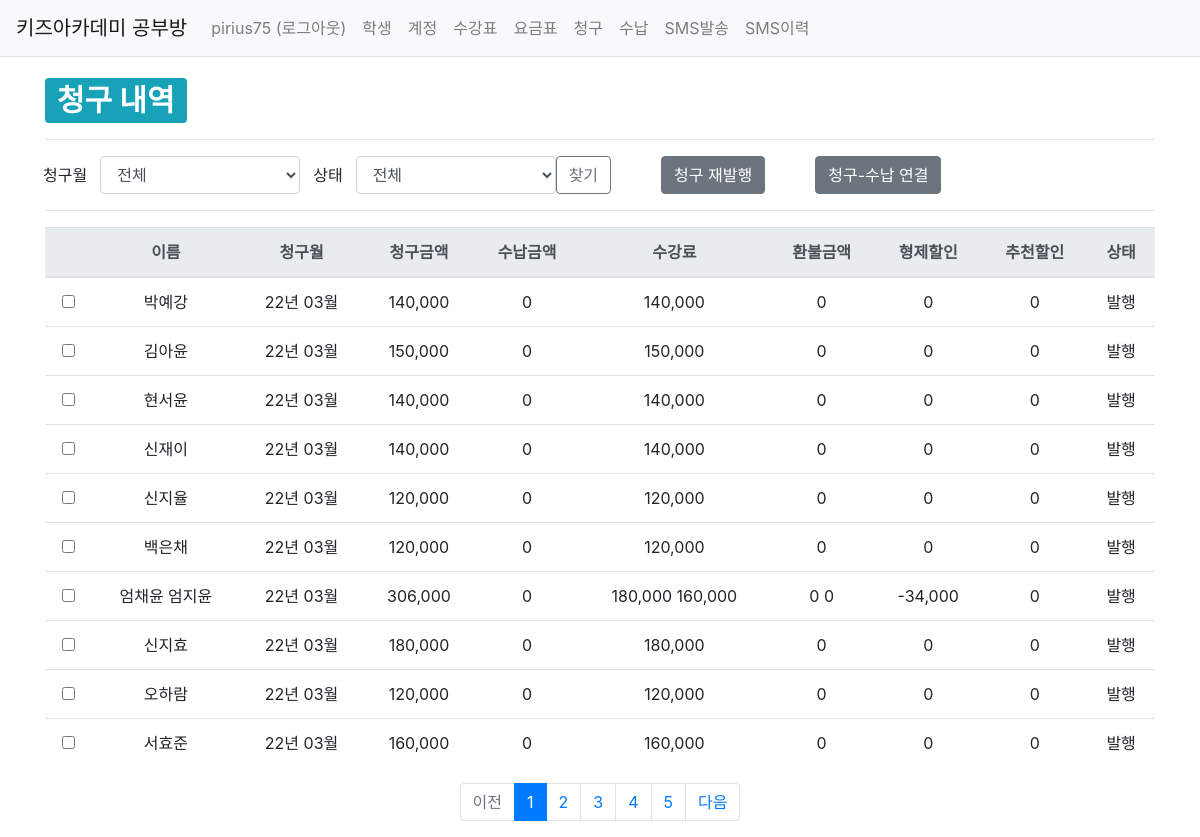
The app's page /studyroom/bill/ (signed in) with its own data.
### studyroom/models.py (models this page shows, shortened)
class Bill(models.Model):
    BillStatus_choices = (
        ('OP', '발행'),
        ('FP', '완납'),
        ('PP', '부분납'),
    )
    class PayType(models.TextChoices):
        김포페이 = 'KP'
        계좌이체 = 'AT'
    account = models.ForeignKey(Account, on_delete=models.SET_NULL, null=True)
    bill_status = models.CharField(max_length=2, choices=BillStatus_choices)
    bill_mt = models.CharField(max_length=6)
    bill_amt = models.IntegerField(null=True, blank=True)
    base_amt = models.IntegerField(null=True, blank=True)
    brother_base_amt = models.IntegerField(null=True, blank=True, default=0)
    refund_amt = models.IntegerField(null=True, blank=True, default=0)
    brother_refund_amt = models.IntegerField(null=True, blank=True, default=0)
    brother_dc_amt = models.IntegerField(null=True, blank=True, default=0)
    recommend_dc_amt = models.IntegerField(null=True, blank=True, default=0)
    pay_amt = models.IntegerField(null=True, blank=True, default=0)
    pay_type = models.CharField(max_length=2, choices=PayType.choices, null=True, blank=True)
    pay_dt = models.CharField(max_length=8, null=True, blank=True)
    pay_id = models.IntegerField(null=True, blank=True)
    create_date = models.DateTimeField()
    modify_date = models.DateTimeField(auto_now=True)

class Account(models.Model):
    user = models.ForeignKey(User, on_delete=models.SET_NULL, null=True)
    student = models.ForeignKey(Student, on_delete=models.SET_NULL, null=True)
    payer = models.CharField(max_length=40, null=True, blank=True)
    payer_phone_num = models.CharField(max_length=11, null=True, blank=True)
    sms_phone_num = models.CharField(max_length=11, null=True, blank=True)
    recommend_dc_start = models.CharField(max_length=6, null=True, blank=True, default='yyyymm')
    recommend_dc_end = models.CharField(max_length=6, null=True, blank=True, default='yyyymm')
    create_date = models.DateTimeField()
    modify_date = models.DateTimeField(null=True, blank=True)

class Student(models.Model):
    Grade_choices = (
        ('Y6','6세'),
        ('Y7','7세'),
        ('E1','1학년'),
        ('E2','2학년'),
        ('E3','3학년'),
        ('E4','4학년'),
        ('E5','5학년'),
        ('E6','6학년'),
    )
    user = models.ForeignKey(User, on_delete=models.SET_NULL, null=True)
    brother = models.ForeignKey('self', on_delete=models.SET_NULL, null=True, blank=True)
    name = models.CharField(max_length=20)
    grade = models.CharField(max_length=2, choices=Grade_choices)
    create_date = models.DateTimeField()
    modify_date = models.DateTimeField(null=True, blank=True)
    delete_yn = models.CharField(max_length=1, default='n')

### studyroom/views/bill_views.py (the view)
@login_required(login_url='common:login')
def bill_list(request):
    logger.info("INFO 레벨로 출력")
    """
    청구 목록 출력
    """
    page = request.GET.get('page', '')  # 페이지
    billmt = request.GET.get('billmt', '')  # 검색어
    billstatus = request.GET.get('billstatus', '')  # 검색어
    bill_list = Bill.objects.order_by('id')
    if billmt:
        bill_list = bill_list.filter(
            Q(bill_mt__icontains=billmt)   # 청구월 검색
        ).distinct()
    if billstatus:
        bill_list = bill_list.filter(
            Q(bill_status__icontains=billstatus)   # 청구상태 검색
        ).distinct()
    bml = Bill.objects.all().values('bill_mt').distinct()
    bsl = Bill.objects.all().values('bill_status').distinct()
    paginator = Paginator(bill_list, 10)  # 페이지당 10개씩 보여주기
    page_obj = paginator.get_page(page)
    context = {'bill_list': page_obj, 'page': page, 'billmt': billmt, 'billstatus':billstatus, 'bml':bml, 'bsl':bsl}
    return render(request, 'studyroom/bill_list.html', context)

### templates/studyroom/bill_list.html (shortened to what this page needs)
{% extends 'base.html' %}
{% load studyroom_filter %}
{% load humanize %}
{% block content %}
<div class="container my-3">
    <div>
        <h1>
            <span class="badge badge-info">청구 내역</span>
        </h1>
    </div>
    <hr class="my-3">
    <form id="billsaveForm" method="post" action="{% url 'studyroom:bill_save' %}">
    <div class="row">
        <div class="col-xs-2">
            <button class="btn " type="button" >청구월</button>
        </div>
        <div class="col-xs-2">
            <select name='billmt' class="form-control billmt" value="{{ billmt|default_if_none:'' }}"
                    style="width:200px;">
                <option selected value="">전체</option>
            </select>
        </div>
        <div class="col-xs-2">
            <button class="btn " type="button" >상태</button>
        </div>
        <div class="col-xs-2">
            <select name='billstatus' class="form-control billstatus" value="{{ billstatus|default_if_none:'' }}"
                    style="width:200px;">
                <option value='' selected>전체</option>
            </select>
        </div>
        <div class="col-xs-2">
            <button class="btn btn-outline-secondary" type="button" id="btn_search">찾기</button>
        </div>
        <div class="col-xs-2" style="width:50px">
        </div>
            <div class="col-xs-2">
                <button class="btn btn-secondary" type="button" id="btn_bill_save">청구 재발행</button>
            </div>
        <div class="col-xs-2" style="width:50px">
        </div>
        <div class="col-xs-2">
            <button class="btn btn-secondary" type="button" id="btn_bill_pay">청구-수납 연결</button>
        </div>
    </div>
    <hr class="my-3">
    <table class="table">
        <thead>
        <tr class="text-center thead-light">
            <th></th>
            <th>이름</th>
            <th>청구월</th>
            <th>청구금액</th>
            <th>수납금액</th>
            <th>수강료</th>
            <th>환불금액</th>
            <th>형제할인</th>
            <th>추천할인</th>
            <th>상태</th>
        </tr>
        </thead>
        <tbody>
        {% if bill_list %}
        {% for bill in bill_list %}
        <tr class="text-center">
            <td>
                <input type="checkbox" name="bill_id" value={{ bill.id }}>
            </td>
            <td>{{ bill.account.student.name }} {{ bill.account.student.brother.name }}</td>
            <td>{{ bill.bill_mt|slice:"2:4" }}년 {{ bill.bill_mt|slice:"4:" }}월</td>
            <td>{{ bill.bill_amt|intcomma }}</td>
            <td>{{ bill.pay_amt|intcomma }}</td>
            <td>{{ bill.base_amt|intcomma }} {% if bill.account.student.brother %}{{ bill.brother_base_amt|intcomma }}{% endif %}</td>
            <td>{{ bill.refund_amt|intcomma }} {% if bill.account.student.brother %}{{ bill.brother_refund_amt|intcomma }}{% endif %}</td>
            <td>{{ bill.brother_dc_amt|intcomma }}</td>
            <td>{{ bill.recommend_dc_amt|intcomma }}</td>
            <td>{{ bill.get_bill_status_display }}</td>
        </tr>
        {% endfor %}
        {% else %}
        <tr>
            <td colspan="3">bill이 없습니다.</td>
        </tr>
        {% endif %}
        </tbody>
    </table>
    </form>
    <ul class="pagination justify-content-center">
        {% if bill_list.has_previous %}
        <li class="page-item">
            <a class="page-link" href="?page={{ bill_list.previous_page_number }}">이전</a>
        </li>
        {% else %}
        <li class="page-item disabled">
            <a class="page-link" tabindex="-1" aria-disabled="true" href="#">이전</a>
        </li>
        {% endif %}
        {% for page_number in bill_list.paginator.page_range %}
        {% if page_number >= bill_list.number|add:-5 and page_number <= bill_list.number|add:5 %}
            {% if page_number == bill_list.number %}
            <li class="page-item active" aria-current="page">
                <a class="page-link" href="?billmt={{ billmt }}&billstatus={{ billstatus }}&page={{ page_number }}">{{ page_number }}</a>
            </li>
            {% else %}
            <li class="page-item">
                <a class="page-link" href="?billmt={{ billmt }}&billstatus={{ billstatus }}&page={{ page_number }}">{{ page_number }}</a>
            </li>
            {% endif %}
        {% endif %}
        {% endfor %}
        {% if bill_list.has_next %}
        <li class="page-item">
            <a class="page-link" href="?billmt={{ billmt }}&billstatus={{ billstatus }}&page={{ bill_list.next_page_number }}">다음</a>
        </li>
        {% else %}
        <li class="page-item disabled">
            <a class="page-link" tabindex="-1" aria-disabled="true" href="#">다음</a>
        </li>
        {% endif %}
    </ul>
</div>
{% endblock %}

### templates/navbar.html (shortened to what this page needs)
<nav class="navbar navbar-expand-lg navbar-light bg-light border-bottom">
    <a class="navbar-brand" href="{% url 'studyroom:index' %}">키즈아카데미 공부방</a>
    <div class="collapse navbar-collapse flex-grow-0" id="navbarNav">
        <ul class="navbar-nav">
            <li class="nav-item ">
                {% if user.is_authenticated %}
                <a class="nav-link" href="{% url 'common:logout' %}">{{ user.username }} (로그아웃)</a>
                {% else %}
                <a class="nav-link" href="{% url 'common:login' %}">로그인</a>
                {% endif %}
            </li>
            <li class="nav-item ">
                <a class="nav-link" href="{% url 'studyroom:index' %}">학생</a>
            </li>
            <li class="nav-item ">
                <a class="nav-link" href="{% url 'studyroom:account_list' %}">계정</a>
            </li>
            <li class="nav-item ">
                <a class="nav-link" href="{% url 'studyroom:sugang_list' %}">수강표</a>
            </li>
            <li class="nav-item ">
                <a class="nav-link" href="{% url 'studyroom:priceplan' %}">요금표</a>
            </li>
            <li class="nav-item ">
                <a class="nav-link" href="{% url 'studyroom:bill_list' %}">청구</a>
            </li>
            <li class="nav-item ">
                <a class="nav-link" href="{% url 'studyroom:pay_list' %}">수납</a>
            </li>
            <li class="nav-item ">
                <a class="nav-link" href="{% url 'studyroom:sms_send' %}">SMS발송</a>
            </li>
            <li class="nav-item ">
                <a class="nav-link" href="{% url 'studyroom:sms_list' %}">SMS이력</a>
            </li>
        </ul>
    </div>
</nav>

### records on screen
Bill: account.student.name "박예강", bill_mt "22", bill_mt "03", bill_amt "140,000", pay_amt "0", base_amt "140,000", refund_amt "0", brother_dc_amt "0", recommend_dc_amt "0", bill_status "발행"
Bill: account.student.name "김아윤", bill_mt "22", bill_mt "03", bill_amt "150,000", pay_amt "0", base_amt "150,000", refund_amt "0", brother_dc_amt "0", recommend_dc_amt "0", bill_status "발행"
Bill: account.student.name "현서윤", bill_mt "22", bill_mt "03", bill_amt "140,000", pay_amt "0", base_amt "140,000", refund_amt "0", brother_dc_amt "0", recommend_dc_amt "0", bill_status "발행"
Bill: account.student.name "신재이", bill_mt "22", bill_mt "03", bill_amt "140,000", pay_amt "0", base_amt "140,000", refund_amt "0", brother_dc_amt "0", recommend_dc_amt "0", bill_status "발행"
Bill: account.student.name "신지율", bill_mt "22", bill_mt "03", bill_amt "120,000", pay_amt "0", base_amt "120,000", refund_amt "0", brother_dc_amt "0", recommend_dc_amt "0", bill_status "발행"
Bill: account.student.name "백은채", bill_mt "22", bill_mt "03", bill_amt "120,000", pay_amt "0", base_amt "120,000", refund_amt "0", brother_dc_amt "0", recommend_dc_amt "0", bill_status "발행"
Bill: account.student.name "엄채윤", account.student.brother.name "엄지윤", bill_mt "22", bill_mt "03", bill_amt "306,000", pay_amt "0", base_amt "180,000", brother_base_amt "160,000", refund_amt "0", brother_refund_amt "0", brother_dc_amt "-34,000", recommend_dc_amt "0", bill_status "발행"
Bill: account.student.name "신지효", bill_mt "22", bill_mt "03", bill_amt "180,000", pay_amt "0", base_amt "180,000", refund_amt "0", brother_dc_amt "0", recommend_dc_amt "0", bill_status "발행"
Bill: account.student.name "오하람", bill_mt "22", bill_mt "03", bill_amt "120,000", pay_amt "0", base_amt "120,000", refund_amt "0", brother_dc_amt "0", recommend_dc_amt "0", bill_status "발행"
Bill: account.student.name "서효준", bill_mt "22", bill_mt "03", bill_amt "160,000", pay_amt "0", base_amt "160,000", refund_amt "0", brother_dc_amt "0", recommend_dc_amt "0", bill_status "발행"

### other values on screen
{{ user.username }} "pirius75"
{{ page_number }} "1"
{{ page_number }} "2" "3" "4" "5"
